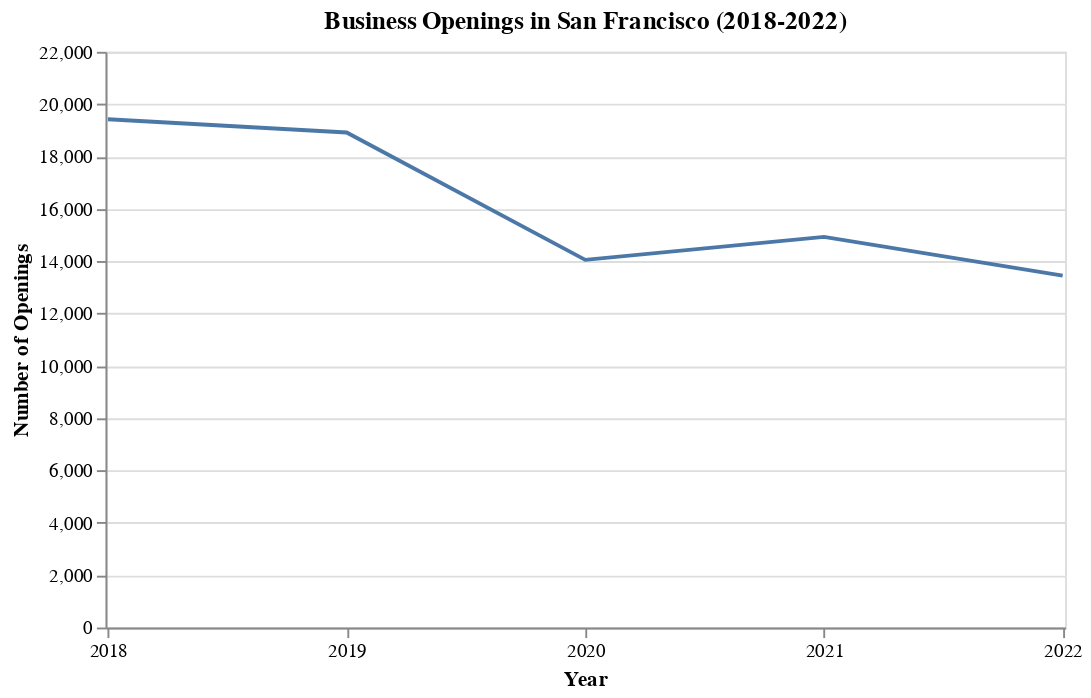

This figure's notebook cell:
### Code cell
# MONTH-YEAR: Visualize findings in a line chart
chart = alt.Chart(sf).mark_line().encode(
    x=alt.X('Start_Year:O', axis=alt.Axis(title='Year', format='d', labelAngle=0), scale=alt.Scale(padding=0.01)),
    y=alt.Y("Count_Openings", sort="-x", axis=alt.Axis(title='Number of Openings'), scale=alt.Scale(domain=[0, 22000])),
).properties(
    title="Business Openings in San Francisco (2018-2022)",
    width=500
)

# display the chart
chart

### Figure 1 — Vega-Lite specification as saved in the notebook (floating-point values rounded to 4 significant figures)
{"config": {"view": {"continuousWidth": 400, "continuousHeight": 300}}, "data": {"name": "data-caac44d52a04112c2524000723a636aa"}, "mark": "line", "encoding": {"x": {"axis": {"format": "d", "labelAngle": 0, "title": "Year"}, "field": "Start_Year", "scale": {"padding": 0.01}, "type": "ordinal"}, "y": {"axis": {"title": "Number of Openings"}, "field": "Count_Openings", "scale": {"domain": [0, 22000]}, "sort": "-x", "type": "quantitative"}}, "title": "Business Openings in San Francisco (2018-2022)", "width": 500, "$schema": "https://vega.github.io/schema/vega-lite/v4.17.0.json", "datasets": {"data-caac44d52a04112c2524000723a636aa": [{"Start_Year": 2018, "Count_Openings": 19424}, {"Start_Year": 2019, "Count_Openings": 18918}, {"Start_Year": 2021, "Count_Openings": 14930}, {"Start_Year": 2020, "Count_Openings": 14051}, {"Start_Year": 2022, "Count_Openings": 13448}]}}
